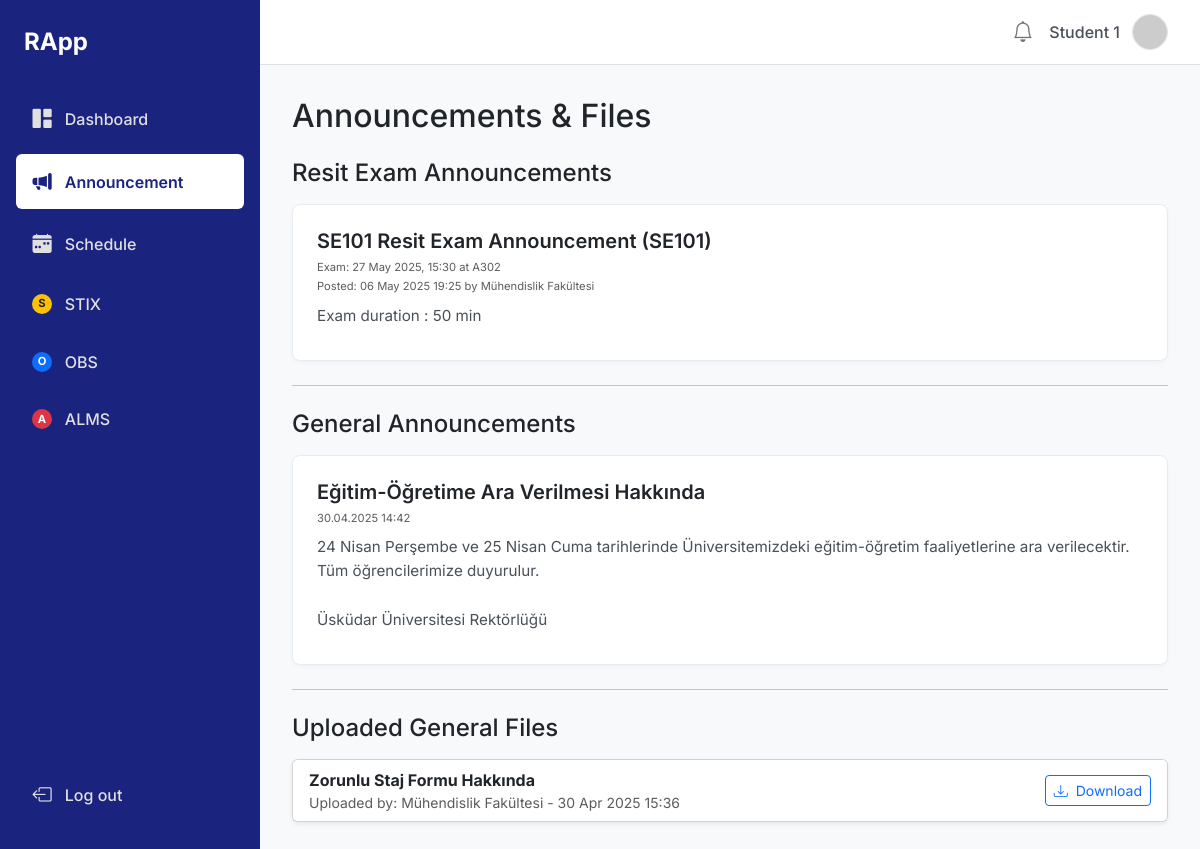
The page /student/announcements/ (signed in) on the database its author committed.
### makeup_exam/models.py (models this page shows, shortened)
class ResitExamAnnouncement(models.Model):
    title = models.CharField(max_length=200, verbose_name="Resit Announcement Title")
    course = models.ForeignKey(Course, on_delete=models.CASCADE, related_name="resit_exam_details", verbose_name="Related Course")
    exam_datetime = models.DateTimeField(verbose_name="Exam Date and Time")
    exam_place = models.CharField(max_length=200, verbose_name="Exam Place (e.g., Classroom A-101)")
    additional_info = models.TextField(blank=True, null=True, verbose_name="Additional Information / Rules")
    attached_file = models.FileField(
        upload_to=resit_exam_announcement_file_path,
        null=True,
        blank=True,
        verbose_name="Attach File (e.g., Exam Topics, Seating Plan)"
    )
    posted_by = models.ForeignKey(User, on_delete=models.SET_NULL, null=True, limit_choices_to={'profile__role': 'faculty'})
    posted_at = models.DateTimeField(auto_now_add=True)
    class Meta:
        verbose_name = "Resit Exam Announcement"
        verbose_name_plural = "Resit Exam Announcements"
        ordering = ['-posted_at']

class Course(models.Model):
    course_code = models.CharField(max_length=10, unique=True, verbose_name="Course Code", help_text="CSE101")
    course_name = models.CharField(max_length=100, verbose_name="Course Name", help_text="Introduction to Computer Science")
    credits = models.PositiveIntegerField(default=3, verbose_name="Credits")
    teacher = models.ForeignKey(
        User,
        on_delete=models.SET_NULL,
        null=True,
        limit_choices_to={'profile__role': 'teacher'},
        related_name='taught_courses'
    )
    midterm_weight = models.PositiveSmallIntegerField(
        default=40,
        validators=[MinValueValidator(0), MaxValueValidator(100)]
    )
    final_weight = models.PositiveSmallIntegerField(
        default=60,
        validators=[MinValueValidator(0), MaxValueValidator(100)]
    )

class Announcement(models.Model):
    title = models.CharField(max_length=200)
    content = models.TextField()
    created_at = models.DateTimeField(auto_now_add=True)
    author = models.ForeignKey(
        User,
        on_delete=models.SET_NULL,
        null=True,
        limit_choices_to={'profile__role': 'faculty'}
    )

class UploadedFile(models.Model):
    title = models.CharField(max_length=100)
    file = models.FileField(upload_to=faculty_upload_path)
    uploaded_at = models.DateTimeField(auto_now_add=True)
    uploader = models.ForeignKey(
        User,
        on_delete=models.SET_NULL,
        null=True,
        limit_choices_to={'profile__role': 'faculty'}
    )

### makeup_exam/views.py (the view)
# urls.py: path('student/announcements/', views.student_announcements, name='student_announcements'),
@login_required(login_url='login_selection')
def student_announcements(request):
    if not user_is_role(request.user, 'student'):
        messages.error(request, "Bu sayfaya erişim yetkiniz yok.")
        auth_logout(request)
        return redirect('login_selection')
    announcements = Announcement.objects.order_by('-created_at')
    uploaded_files = UploadedFile.objects.order_by('-uploaded_at')
    resit_exam_announcements = ResitExamAnnouncement.objects.order_by('-posted_at')
    context = {
        'announcements': announcements,
        'uploaded_files': uploaded_files,
        'resit_exam_announcements': resit_exam_announcements,
        'page_title': 'Announcements'
    }
    return render(request, 'makeup_exam/student/student_announcements.html', context)

### makeup_exam/views.py (called while the page is built)
def user_is_role(user, role_name):
    try:
        return user.is_authenticated and user.profile.role == role_name
    except Profile.DoesNotExist:
        return False

### makeup_exam/templates/makeup_exam/student/student_announcements.html (shortened to what this page needs)
{% extends 'makeup_exam/base.html' %}
{% block page_title %}Announcements & Files{% endblock %}
{% block content %}
    <h4 class="mb-3">Resit Exam Announcements</h4>
    {% if resit_exam_announcements %}
        {% for resit_ann in resit_exam_announcements %}
            <div class="announcement-card mb-4">
                <h5>{{ resit_ann.title }} {% if resit_ann.course %}({{ resit_ann.course.course_code }}){% endif %}</h5>
                <div class="announcement-meta mb-2">
                    <small class="text-muted">Exam: {{ resit_ann.exam_datetime|date:"d M Y, H:i" }} at {{ resit_ann.exam_place }}</small><br>
                    <small class="text-muted">Posted: {{ resit_ann.posted_at|date:"d M Y H:i" }} by {{ resit_ann.posted_by.get_full_name|default:resit_ann.posted_by.username|default:'Faculty' }}</small>
                </div>
                <div class="announcement-content mb-2">
                    {{ resit_ann.additional_info|linebreaksbr|default:"No additional information." }}
                </div>
            </div>
        {% endfor %}
    {% else %}
        <div class="alert alert-light" role="alert">
          There are currently no resit exam announcements.
        </div>
    {% endif %}
    <hr class="my-4">
    <h4 class="mb-3">General Announcements</h4>
    {% if announcements %}
        {% for announcement in announcements %}
            {% include 'makeup_exam/common/_announcement_card.html' with announcement=announcement %}
        {% endfor %}
    {% else %}
        <div class="alert alert-light" role="alert">
          There are currently no general announcements published.
        </div>
    {% endif %}
    <hr class="my-4">
    <h4 class="mb-3">Uploaded General Files</h4>
    {% if uploaded_files %}
        <div class="card shadow-sm">
             <div class="list-group list-group-flush">
                {% for file in uploaded_files %}
                    <div class="list-group-item d-flex justify-content-between align-items-center flex-wrap">
                        <div class="me-auto mb-2 mb-sm-0">
                            <strong>{{ file.title }}</strong>
                            <small class="text-muted d-block">
                                Uploaded by: {{ file.uploader.get_full_name|default:file.uploader.username|default:'Faculty' }} - {{ file.uploaded_at|date:"d M Y H:i" }}
                            </small>
                        </div>
                        <a href="{{ file.file.url }}" class="btn btn-sm btn-outline-primary" target="_blank" download>
                            <i class="bi bi-download me-1"></i> Download
                        </a>
                    </div>
                {% endfor %}
             </div>
        </div>
    {% else %}
        <div class="alert alert-light" role="alert">
          There are currently no general files uploaded.
        </div>
    {% endif %}
{% endblock %}

### makeup_exam/templates/makeup_exam/base.html (shortened to what this page needs)
<!DOCTYPE html>
<html lang="tr">
<head>
    <link href="https://cdn.jsdelivr.net/npm/bootstrap@5.3.0/dist/css/bootstrap.min.css" rel="stylesheet">
    <link rel="stylesheet" href="https://cdn.jsdelivr.net/npm/bootstrap-icons@1.10.0/font/bootstrap-icons.css">
</head>
<body>
    <div class="sidebar">
        <div class="sidebar-header">RApp</div>
        <ul class="nav flex-column">
            <li class="nav-item">
                <a class="nav-link {% if 'dashboard' in request.resolver_match.url_name %}active{% endif %}"
                   href="{% if user.profile.role == 'student' %}{% url 'student_dashboard' %}{% elif user.profile.role == 'teacher' %}{% url 'teacher_dashboard' %}{% elif user.profile.role == 'faculty' %}{% url 'faculty_dashboard' %}{% else %}#{% endif %}">
                    <i class="bi bi-grid-1x2-fill"></i> Dashboard
                </a>
            </li>
            {% if user.profile.role == 'student' or user.profile.role == 'teacher' %}
            <li class="nav-item">
                <a class="nav-link {% if 'announcements' in request.resolver_match.url_name %}active{% endif %}"
                   href="{% if user.profile.role == 'student' %}{% url 'student_announcements' %}{% elif user.profile.role == 'teacher' %}{% url 'teacher_announcements' %}{% endif %}">
                    <i class="bi bi-megaphone-fill"></i> Announcement
                </a>
            </li>
            {% endif %}
             {% if user.profile.role == 'student' or user.profile.role == 'teacher' %}
            <li class="nav-item">
                <a class="nav-link {% if 'schedule' in request.resolver_match.url_name %}active{% endif %}"
                   href="{% if user.profile.role == 'student' %}{% url 'student_schedule' %}{% elif user.profile.role == 'teacher' %}{% url 'teacher_schedule' %}{% endif %}">
                    <i class="bi bi-calendar-week-fill"></i> Schedule
                </a>
            </li>
            {% endif %}
            <li class="nav-item">
                <a class="nav-link {% if request.resolver_match.url_name == 'stix_page' %}active{% endif %}" href="{% url 'stix_page' %}">
                    <span class="badge bg-warning text-dark">S</span> STIX
                </a>
            </li>
            <li class="nav-item">
                <a class="nav-link {% if request.resolver_match.url_name == 'obs_page' %}active{% endif %}" href="{% url 'obs_page' %}">
                    <span class="badge bg-primary">O</span> OBS
                </a>
            </li>
            <li class="nav-item">
                <a class="nav-link {% if request.resolver_match.url_name == 'alms_page' %}active{% endif %}" href="{% url 'alms_page' %}">
                    <span class="badge bg-danger">A</span> ALMS
                </a>
            </li>
        </ul>
        <a href="{% url 'logout' %}" class="nav-link logout-link mt-auto">
            <i class="bi bi-box-arrow-left"></i> Log out
        </a>
    </div>
    <div class="main-content">
         <nav class="top-navbar">
            <div class="user-info">
                 <i class="bi bi-bell"></i>
                 <span class="user-name">{{ user.get_full_name|default:user.username }}</span>
                 <img src="https://placehold.co/36x36/adb5bd/ffffff?text={{ user.username.0|upper }}" alt="Profil Resmi">
            </div>
        </nav>
        <div class="content-area">
            <h2 class="mb-4">{% block page_title %}{% endblock %}</h2>
            {% block content %}
            {% endblock %}
        </div>
    </div>
</body>
</html>

### makeup_exam/templates/makeup_exam/common/_announcement_card.html (shortened to what this page needs)
<div class="announcement-card mb-4">
    <h5>{{ announcement.title }}</h5>
    <div class="announcement-meta mb-2">
        <small class="text-muted">{{ announcement.created_at|date:"d.m.Y H:i" }}</small>
    </div>
    <div class="announcement-content mb-2">
        {{ announcement.content|linebreaksbr }}
    </div>
</div>

### makeup_exam/templates/makeup_exam/base.html (style rules this page uses)
body { font-family: 'Inter', sans-serif; background-color: #f8f9fa; display: flex; min-height: 100vh; overflow-x: hidden; }
.sidebar { width: 260px; background-color: #1a237e; color: #fff; padding: 1.5rem 1rem; position: fixed; top: 0; bottom: 0; left: 0; z-index: 100; display: flex; flex-direction: column; }
.sidebar .sidebar-header { font-size: 1.5rem; font-weight: 700; margin-bottom: 2rem; padding-left: 0.5rem; }
.sidebar .nav-link { color: #e0e0e0; padding: 0.8rem 1rem; margin-bottom: 0.5rem; border-radius: 0.375rem; display: flex; align-items: center; font-weight: 500; transition: background-color 0.2s ease, color 0.2s ease; }
.sidebar .nav-link .bi { margin-right: 0.8rem; font-size: 1.2rem; width: 20px; text-align: center; }
.sidebar .nav-link .badge { width: 20px; height: 20px; border-radius: 50%; display: inline-flex; justify-content: center; align-items: center; font-size: 0.7rem; font-weight: bold; margin-right: 0.8rem; }
.sidebar .nav-link.active { background-color: #fff; color: #1a237e; font-weight: 600; }
.sidebar .nav-link.active .bi { color: #1a237e; }
.sidebar .logout-link { margin-top: auto; }
.main-content { margin-left: 260px; padding: 0; width: calc(100% - 260px); flex-grow: 1; }
.top-navbar { background-color: #fff; border-bottom: 1px solid #dee2e6; padding: 0.75rem 2rem; height: 65px; display: flex; justify-content: flex-end; align-items: center; }
.top-navbar .user-info { display: flex; align-items: center; color: #495057; }
.top-navbar .user-info .bi-bell { font-size: 1.3rem; margin-right: 1rem; color: #6c757d; cursor: pointer; }
.top-navbar .user-info .user-name { font-weight: 500; margin-right: 0.75rem; }
.top-navbar .user-info img { width: 36px; height: 36px; border-radius: 50%; object-fit: cover; border: 1px solid #dee2e6; }
.content-area { padding: 2rem; }
.announcement-card { background-color: #fff; border-radius: 0.5rem; padding: 1.5rem; border: 1px solid #e9ecef; box-shadow: 0 2px 4px rgba(0,0,0,0.03); margin-bottom: 1.5rem; }
.announcement-card h5 { font-weight: 600; margin-bottom: 0.25rem; color: #212529; }
.announcement-card .announcement-meta { font-size: 0.8rem; color: #6c757d; }
.announcement-card .announcement-content { font-size: 0.95rem; color: #495057; line-height: 1.6; }

### rows shown on the page
ResitExamAnnouncement: title "SE101 Resit Exam Announcement", course.course_code "SE101", exam_datetime "27 May 2025, 15:30", exam_place "A302", posted_at "06 May 2025 19:25", posted_by.get_full_name "Mühendislik Fakültesi", additional_info "Exam duration : 50 min"
Announcement: title "Eğitim-Öğretime Ara Verilmesi Hakkında", created_at "30.04.2025 14:42", content "24 Nisan Perşembe ve 25 Nisan Cuma tarihlerinde Üniversitemizdeki eğitim-öğretim faaliyetlerine ara verilecektir. Tüm öğrencilerimize duyurulur. Üsküdar Üniversitesi Rektörlüğü"
UploadedFile: title "Zorunlu Staj Formu Hakkında", uploader.get_full_name "Mühendislik Fakültesi", uploaded_at "30 Apr 2025 15:36"

### other values the page prints
{{ user.get_full_name|default:user.username }} "Student 1"
